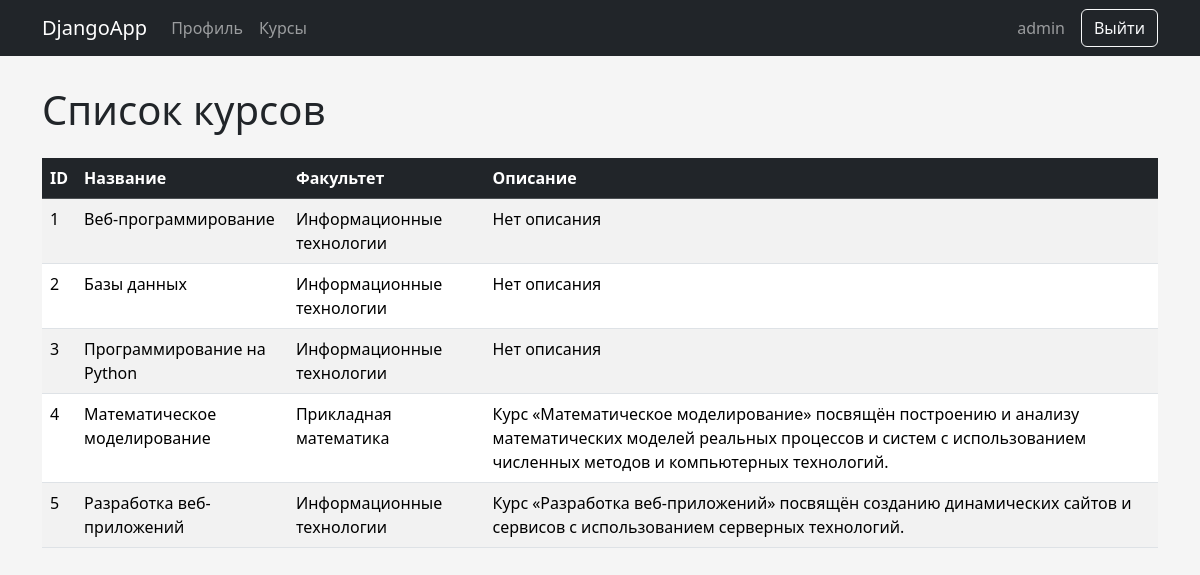
The app's page /courses/ (signed in) with its own data.
### accounts/models.py (models this page shows, shortened)
class Course(models.Model):
    title = models.CharField(max_length=200)
    description = models.TextField(
        blank=True
    )
    department = models.ForeignKey(
        Department,
        on_delete=models.CASCADE,
        related_name='courses'
    )

class Department(models.Model):
    name = models.CharField(max_length=200)

### accounts/views.py (the view)
@login_required
def course_list(request):
    courses = Course.objects.select_related('department').all()
    return render(
        request,
        'course_list.html',
 {
            'courses': courses,
        }
)

### templates/course_list.html (shortened to what this page needs)
{% extends 'base.html' %}
{% block content %}
<h1 class="mb-4">Список курсов</h1>
<table class="table table-striped table-hover">
    <thead class="table-dark">
    <tr>
        <th>ID</th>
        <th>Название</th>
        <th>Факультет</th>
        <th>Описание</th>
    </tr>
    </thead>
    <tbody>
    {% for course in courses %}
    <tr>
        <td>{{ course.id }}</td>
        <td>{{ course.title }}</td>
        <td>{{ course.department.name }}</td>
        <td>{{ course.description|default:"Нет описания" }}</td>
    </tr>
    {% empty %}
    <tr>
        <td colspan="4">Курсов пока нет.</td>
    </tr>
    {% endfor %}
    </tbody>
</table>
{% endblock %}

### templates/base.html (shortened to what this page needs)
{% load static %}
<!DOCTYPE html>
<html lang="ru">
<head>
    <link rel="stylesheet" href="{% static 'vendor/bootstrap/css/bootstrap.min.css' %}">
    <link rel="stylesheet" href="{% static 'css/style.css' %}">
</head>
<body>
<nav class="navbar navbar-expand-lg navbar-dark bg-dark">
    <div class="container">
        <a class="navbar-brand" href="/profile/">DjangoApp</a>
        <div class="navbar-nav me-auto">
            <a class="nav-link" href="/profile/">Профиль</a>
            <a class="nav-link" href="/courses/">Курсы</a>
        </div>
        {% if user.is_authenticated %}
        <span class="navbar-text me-3">{{ user.username }}</span>
        <form method="post" action="/accounts/logout/">
            <button class="btn btn-outline-light btnsm" type="submit">Выйти</button>
        </form>
        {% endif %}
    </div>
</nav>
<div class="container page-container">
    {% block content %}{% endblock %}
</div>
</body>
</html>

### static/css/style.css (style rules this page uses)
body { background-color: #f5f5f5; }
.page-container { margin-top: 30px; }

### records on screen
Course: id "1", title "Веб-программирование", department.name "Информационные технологии", description "Нет описания"
Course: id "2", title "Базы данных", department.name "Информационные технологии", description "Нет описания"
Course: id "3", title "Программирование на Python", department.name "Информационные технологии", description "Нет описания"
Course: id "4", title "Математическое моделирование", department.name "Прикладная математика", description "Курс «Математическое моделирование» посвящён построению и анализу математических моделей реальных процессов и систем с использованием численных методов и компьютерных технологий."
Course: id "5", title "Разработка веб-приложений", department.name "Информационные технологии", description "Курс «Разработка веб-приложений» посвящён созданию динамических сайтов и сервисов с использованием серверных технологий."

### other values on screen
{{ user.username }} "admin"
